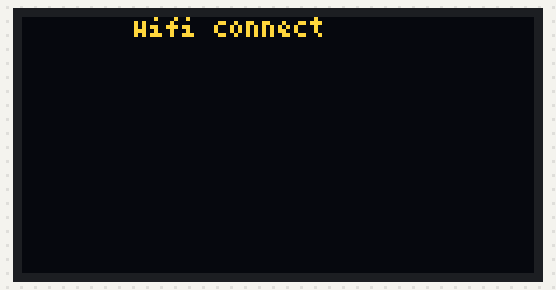
Recording of a sketch running on a simulated ESP32. Parts: 128×64 one-colour display. The OLED is the two-colour kind (top 16 rows yellow); WiFi joins after 1.5 s; servers stay silent unless stated; the local clock reads 2024-03-15 10:24:30 at power-on unless the sketch sets it; what the sketch prints to the serial monitor is not drawn.

Above: at 0.1 s.
At 2.2 s:
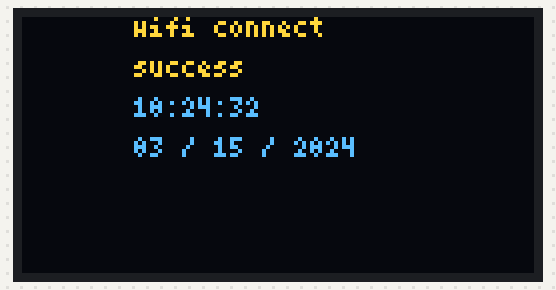
At 18.6 s:
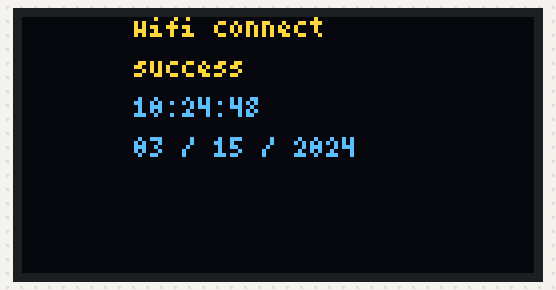
At 38.1 s:
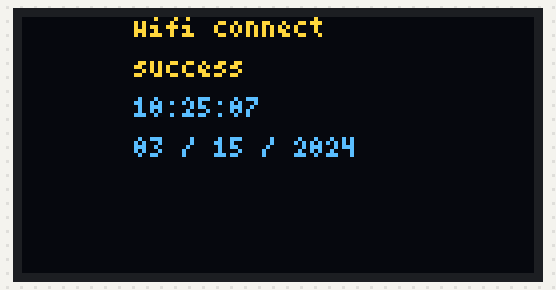

The sketch:

ntp-display.ino
```cpp
// Libraries to get time from NTP Server
#include <WiFi.h>
#include <time.h>
// Display library
#include <U8g2lib.h>

// Replace with your network credentials
const char* ssid = "SSID";
const char* password = "PASSWORD";

// NTP server setup
const char* ntpServer = "pool.ntp.org";
const long gmtOffset_sec = -28790;    // Adjust this for your timezone, up (or less negative) = set time later, down (or more negative) = set time earlier, -28850 seems good for Pacific
const int daylightOffset_sec = 0;  // Adjust if DST is in effect, 0 = no, 3600 = yes?

#define OLED_RESET U8X8_PIN_NONE
#define OLED_SDA 5
#define OLED_SCL 6

// Display Initialization
U8G2_SSD1306_128X64_NONAME_F_HW_I2C u8g2(U8G2_R0, OLED_RESET, OLED_SCL, OLED_SDA);

/*
Display is 72 (length) x 40 (width) pixels large
*/
// Display Settings
int flipDisplaySetting = 1;     // Set if the display should be flipped
int yOffset = 0;                // Set to 0 if flipDisplaySetting == 1, otherwise 24
int xOffset = 28;               // Seems to be good at 28 regardless of the display orientation
int counter = 0;                // Used to display runtime in seconds

// Function that prints formatted date and time
void printDateTime() {
  struct tm timeinfo;
  if (!getLocalTime(&timeinfo)) {
    Serial.println("Failed to obtain time");
    return;
  }

  char formattedTime[80];  // Buffer to store the formatted string
  // strftime(formattedTime, sizeof(formattedTime), "%A, %B %d %Y %H:%M:%S", &timeinfo); // OG version
  strftime(formattedTime, sizeof(formattedTime), "%H:%M:%S", &timeinfo);
  Serial.println(formattedTime);

  // Time
  char time_buffer[20];
  snprintf(time_buffer, sizeof(time_buffer), formattedTime, formattedTime);
  u8g2.drawStr(xOffset + 0, yOffset + 25, time_buffer);
  // u8g2.sendBuffer(); // No longer needed, we do this later

  // Date
  strftime(formattedTime, sizeof(formattedTime), "%m / %d / %Y", &timeinfo);
  snprintf(time_buffer, sizeof(time_buffer), formattedTime, formattedTime);
  u8g2.drawStr(xOffset + 0, yOffset + 35, time_buffer);
  u8g2.sendBuffer();
}

void setup(void) {
  u8g2.begin();
  u8g2.setContrast(255);                // Set contrast to maximum because it's an OLED with only on/off
  u8g2.setBusClock(400000);             // 400kHz I2C
  u8g2.setFlipMode(flipDisplaySetting); // Set which orientation is up

  // Breakpoint Test
  // u8g2.setFont(u8g2_font_10x20_tr);
  // char buffer[10];
  // snprintf(buffer, sizeof(buffer), "test", "test");
  // u8g2.drawStr(xOffset + 0, yOffset + 10, buffer);
  // snprintf(buffer, sizeof(buffer), "test", "test");
  // u8g2.drawStr(xOffset + 0, yOffset + 25, buffer);
  // u8g2.sendBuffer();

  // Connect to WiFi
  // u8g2.setFont(u8g2_font_10x20_tr);

  // u8g2.setFont(u8g2_font_3x3basic_tr); // Too small
  u8g2.setFont(u8g2_font_4x6_tr);
  char buffer[15];
  snprintf(buffer, sizeof(buffer), "wifi connect", "wifi connect");
  u8g2.drawStr(xOffset + 0, yOffset + 5, buffer);
  u8g2.sendBuffer();
  WiFi.mode(WIFI_STA);
  WiFi.begin(ssid, password);

  // Check for non-connection
  while (WiFi.status() != WL_CONNECTED) {
    delay(1000);
  }

  // Print the status
  snprintf(buffer, sizeof(buffer), "success", "success");
  u8g2.drawStr(xOffset + 0, yOffset + 15, buffer);
  u8g2.sendBuffer();

  // Configure NTP
  configTime(gmtOffset_sec, daylightOffset_sec, ntpServer);
  Serial.println("NTP time configured.");
}

void loop(void) {
  printDateTime();
  delay(1000);
}
```
